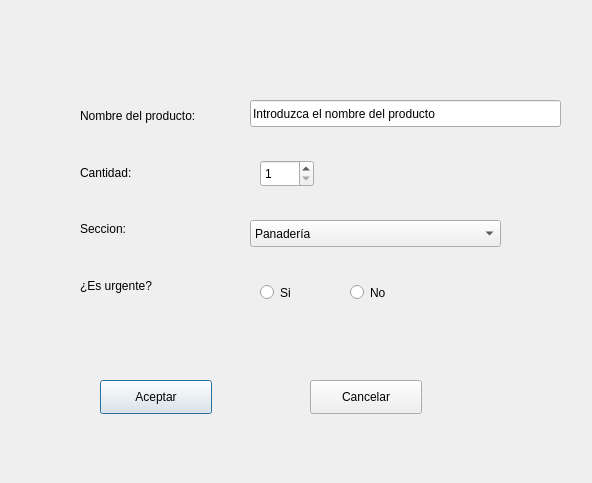
<?xml version="1.0" encoding="UTF-8"?>
<ui version="4.0">
 <class>Dialog</class>
 <widget class="QDialog" name="Dialog">
  <property name="geometry">
   <rect>
    <x>0</x>
    <y>0</y>
    <width>592</width>
    <height>483</height>
   </rect>
  </property>
  <property name="windowTitle">
   <string>Añadir Producto</string>
  </property>
  <widget class="QPushButton" name="btnAceptar">
   <property name="geometry">
    <rect>
     <x>100</x>
     <y>380</y>
     <width>112</width>
     <height>34</height>
    </rect>
   </property>
   <property name="text">
    <string>Aceptar</string>
   </property>
  </widget>
  <widget class="QPushButton" name="btnCancelar">
   <property name="geometry">
    <rect>
     <x>310</x>
     <y>380</y>
     <width>112</width>
     <height>34</height>
    </rect>
   </property>
   <property name="text">
    <string>Cancelar</string>
   </property>
  </widget>
  <widget class="QLineEdit" name="lineEditNombreProducto">
   <property name="geometry">
    <rect>
     <x>250</x>
     <y>100</y>
     <width>311</width>
     <height>27</height>
    </rect>
   </property>
   <property name="inputMask">
    <string/>
   </property>
   <property name="text">
    <string>Introduzca el nombre del producto</string>
   </property>
  </widget>
  <widget class="QSpinBox" name="spinBoxCantidad">
   <property name="geometry">
    <rect>
     <x>260</x>
     <y>160</y>
     <width>54</width>
     <height>27</height>
    </rect>
   </property>
   <property name="minimum">
    <number>1</number>
   </property>
  </widget>
  <widget class="QComboBox" name="comboBoxSeccion">
   <property name="geometry">
    <rect>
     <x>250</x>
     <y>220</y>
     <width>251</width>
     <height>27</height>
    </rect>
   </property>
   <item>
    <property name="text">
     <string>Panadería</string>
    </property>
   </item>
   <item>
    <property name="text">
     <string>Pescadería</string>
    </property>
   </item>
   <item>
    <property name="text">
     <string>Frutería</string>
    </property>
   </item>
   <item>
    <property name="text">
     <string>Carnicería</string>
    </property>
   </item>
   <item>
    <property name="text">
     <string>Charcutería</string>
    </property>
   </item>
   <item>
    <property name="text">
     <string>Conservas</string>
    </property>
   </item>
   <item>
    <property name="text">
     <string>Perfumería</string>
    </property>
   </item>
   <item>
    <property name="text">
     <string>General</string>
    </property>
   </item>
  </widget>
  <widget class="QRadioButton" name="radioButtonUrgenteSi">
   <property name="geometry">
    <rect>
     <x>260</x>
     <y>280</y>
     <width>124</width>
     <height>25</height>
    </rect>
   </property>
   <property name="text">
    <string>Si</string>
   </property>
   <attribute name="buttonGroup">
    <string notr="true">buttonGroupUrgente</string>
   </attribute>
  </widget>
  <widget class="QRadioButton" name="radioButtonUrgenteNo">
   <property name="geometry">
    <rect>
     <x>350</x>
     <y>280</y>
     <width>124</width>
     <height>25</height>
    </rect>
   </property>
   <property name="text">
    <string>No</string>
   </property>
   <attribute name="buttonGroup">
    <string notr="true">buttonGroupUrgente</string>
   </attribute>
  </widget>
  <widget class="QWidget" name="">
   <property name="geometry">
    <rect>
     <x>80</x>
     <y>90</y>
     <width>163</width>
     <height>221</height>
    </rect>
   </property>
   <layout class="QVBoxLayout" name="verticalLayout">
    <item>
     <widget class="QLabel" name="labelNombreProducto_3">
      <property name="frameShape">
       <enum>QFrame::NoFrame</enum>
      </property>
      <property name="text">
       <string>Nombre del producto:</string>
      </property>
     </widget>
    </item>
    <item>
     <widget class="QLabel" name="labelCantidad_3">
      <property name="text">
       <string>Cantidad:</string>
      </property>
     </widget>
    </item>
    <item>
     <widget class="QLabel" name="labelSeccion">
      <property name="text">
       <string>Seccion:</string>
      </property>
     </widget>
    </item>
    <item>
     <widget class="QLabel" name="labelUrgente">
      <property name="text">
       <string>¿Es urgente?</string>
      </property>
     </widget>
    </item>
   </layout>
  </widget>
 </widget>
 <resources/>
 <connections/>
 <buttongroups>
  <buttongroup name="buttonGroupUrgente"/>
 </buttongroups>
</ui>
